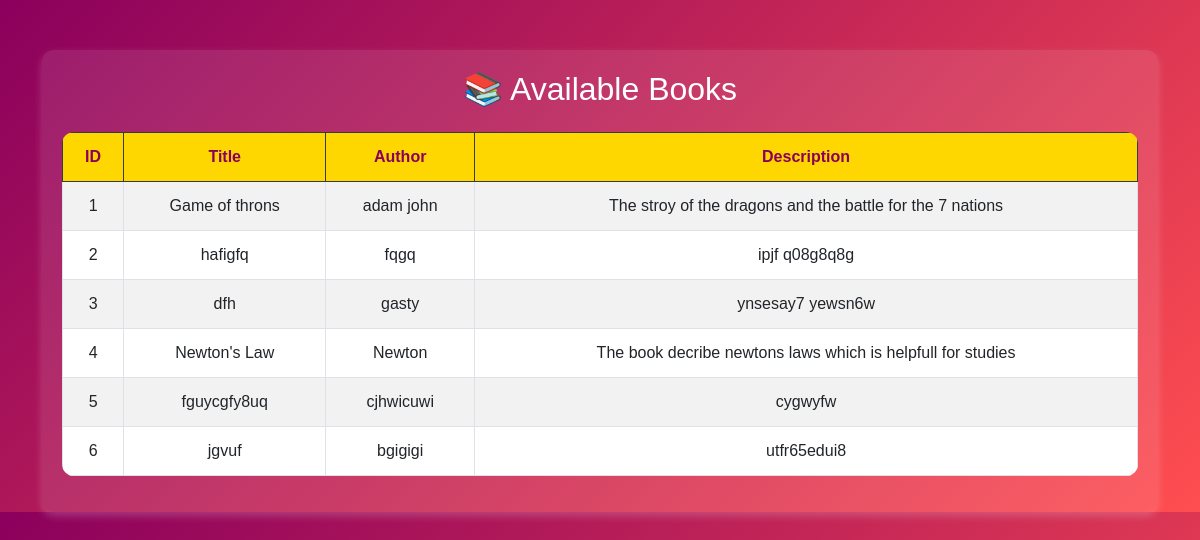
The page /book_list/ on the database its author committed.
### Elibraryshop/models.py (models this page shows, shortened)
class Book(models.Model):
    title = models.CharField(max_length=200)
    author = models.CharField(max_length=100)
    description = models.TextField()
    image = models.ImageField(upload_to='books/', default='default.jpg')

### Elibraryshop/views.py (the view)
# urls.py: path('book_list/',views.book_list, name='book_list'),
def book_list(request):
    bookss= Book.objects.all()
    return render(request, 'book_list.html', {'bookss':bookss})

### Elibraryshop/templates/book_list.html (shortened to what this page needs)
{% load static %}
<!DOCTYPE html>
<html lang="en">
<head>
    <link href="https://cdn.jsdelivr.net/npm/bootstrap@5.3.0/dist/css/bootstrap.min.css" rel="stylesheet">
</head>
<body>
    <div class="container">
        <div class="card">
            <h2 class="text-center mb-4">📚 Available Books</h2>
            <table class="table table-bordered table-striped">
                <thead class="table-dark">
                    <tr>
                        <th>ID</th>
                        <th>Title</th>
                        <th>Author</th>
                        <th>Description</th>
                    </tr>
                </thead>
                <tbody>
                    {% for book in bookss %}
                    <tr>
                        <td>{{ book.id }}</td>
                        <td>{{ book.title }}</td>
                        <td>{{ book.author }}</td>
                        <td>{{ book.description }}</td>
                    </tr>
                    {% empty %}
                    <tr>
                        <td colspan="4" class="text-center">No books available</td>
                    </tr>
                    {% endfor %}
                </tbody>
            </table>
        </div>
    </div>
</body>
</html>

### Elibraryshop/templates/book_list.html (style rules this page uses)
body { background: linear-gradient(135deg, #8B005D, #FF4E50); color: white; font-family: 'Poppins', sans-serif; }
.container { margin-top: 50px; }
.card { background: rgba(255, 255, 255, 0.1); border: none; border-radius: 12px; padding: 20px; color: white; box-shadow: 0 4px 8px rgba(255, 255, 255, 0.2); }
.table { background: rgba(255, 255, 255, 0.1); color: white; border-radius: 12px; overflow: hidden; }
.table th { background: #FFD700; color: #8B005D; }
.table td, .table th { text-align: center; padding: 12px; }

### rows shown on the page
Book: id "1", title "Game of throns", author "adam john", description "The stroy of the dragons and the battle for the 7 nations"
Book: id "2", title "hafigfq", author "fqgq", description "ipjf q08g8q8g"
Book: id "3", title "dfh", author "gasty", description "ynsesay7 yewsn6w"
Book: id "4", title "Newton's Law", author "Newton", description "The book decribe newtons laws which is helpfull for studies"
Book: id "5", title "fguycgfy8uq", author "cjhwicuwi", description "cygwyfw"
Book: id "6", title "jgvuf", author "bgigigi", description "utfr65edui8"
